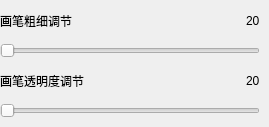
    <widget class="QWidget" name="page13">
     <widget class="QFrame" name="frame3">
      <property name="geometry">
       <rect>
        <x>0</x>
        <y>0</y>
        <width>260</width>
        <height>118</height>
       </rect>
      </property>
      <layout class="QVBoxLayout" name="verticalLayout_4" stretch="0,1,0,1">
       <property name="spacing">
        <number>2</number>
       </property>
       <property name="leftMargin">
        <number>0</number>
       </property>
       <property name="topMargin">
        <number>0</number>
       </property>
       <property name="rightMargin">
        <number>0</number>
       </property>
       <property name="bottomMargin">
        <number>0</number>
       </property>
       <item>
        <layout class="QHBoxLayout" name="horizontalLayout_12">
         <item>
          <widget class="QLabel" name="label_11">
           <property name="text">
            <string>画笔粗细调节</string>
           </property>
          </widget>
         </item>
         <item>
          <spacer name="horizontalSpacer_8">
           <property name="orientation">
            <enum>Qt::Orientation::Horizontal</enum>
           </property>
           <property name="sizeHint" stdset="0">
            <size>
             <width>40</width>
             <height>20</height>
            </size>
           </property>
          </spacer>
         </item>
         <item>
          <widget class="QLabel" name="labelValue30">
           <property name="text">
            <string>20</string>
           </property>
          </widget>
         </item>
        </layout>
       </item>
       <item>
        <widget class="QSlider" name="horizontalSlider6">
         <property name="cursor">
          <cursorShape>PointingHandCursor</cursorShape>
         </property>
         <property name="minimum">
          <number>5</number>
         </property>
         <property name="maximum">
          <number>100</number>
         </property>
         <property name="orientation">
          <enum>Qt::Orientation::Horizontal</enum>
         </property>
        </widget>
       </item>
       <item>
        <layout class="QHBoxLayout" name="horizontalLayout_13">
         <item>
          <widget class="QLabel" name="label_12">
           <property name="text">
            <string>画笔透明度调节</string>
           </property>
          </widget>
         </item>
         <item>
          <spacer name="horizontalSpacer_9">
           <property name="orientation">
            <enum>Qt::Orientation::Horizontal</enum>
           </property>
           <property name="sizeHint" stdset="0">
            <size>
             <width>40</width>
             <height>20</height>
            </size>
           </property>
          </spacer>
         </item>
         <item>
          <widget class="QLabel" name="labelValue31">
           <property name="text">
            <string>20</string>
           </property>
          </widget>
         </item>
        </layout>
       </item>
       <item>
        <widget class="QSlider" name="horizontalSlider7">
         <property name="cursor">
          <cursorShape>PointingHandCursor</cursorShape>
         </property>
         <property name="maximum">
          <number>100</number>
         </property>
         <property name="singleStep">
          <number>10</number>
         </property>
         <property name="orientation">
          <enum>Qt::Orientation::Horizontal</enum>
         </property>
        </widget>
       </item>
      </layout>
     </widget>
    </widget>
